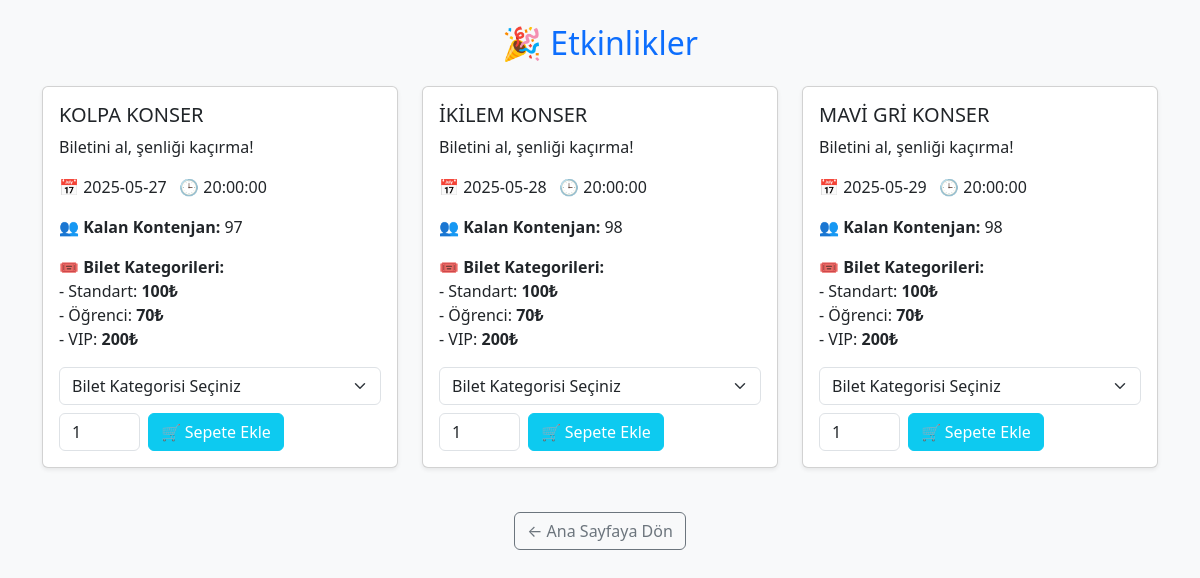
The page /etkinlikler.php (signed in) on the database its author committed.
### tables this page shows
CREATE TABLE `events` (
  `id` int(11) NOT NULL,
  `title` varchar(255) NOT NULL,
  `description` text DEFAULT NULL,
  `date` date NOT NULL,
  `time` time NOT NULL,
  `location` varchar(255) DEFAULT NULL,
  `category` varchar(100) DEFAULT NULL,
  `weather_info` varchar(255) DEFAULT NULL,
  `capacity` int(11) NOT NULL,
  `available_seats` int(11) NOT NULL,
  `ticket_category` varchar(50) DEFAULT NULL,
  `ticket_price` int(11) DEFAULT NULL,
  `created_by` int(11) DEFAULT NULL,
  `created_at` timestamp NOT NULL DEFAULT current_timestamp()
);

CREATE TABLE `tickets` (
  `id` int(11) NOT NULL,
  `event_id` int(11) DEFAULT NULL,
  `category` varchar(50) DEFAULT NULL,
  `price` int(11) DEFAULT NULL
);

### etkinlikler.php (the view, shortened to what this page needs)
<?php
include("baglanti.php");
$etkinlikler = mysqli_query($baglanti, "SELECT * FROM events ORDER BY date ASC");
?>
<!DOCTYPE html>
<html lang="tr">
<head>
    <link href="https://cdn.jsdelivr.net/npm/bootstrap@5.3.0/dist/css/bootstrap.min.css" rel="stylesheet">
    <link rel="stylesheet" href="https://cdn.jsdelivr.net/npm/bootstrap-icons@1.10.5/font/bootstrap-icons.css">
</head>
<body class="bg-light">
<div class="container py-4">
    <h2 class="mb-4 text-center text-primary">🎉 Etkinlikler</h2>
    <div class="row">
        <?php while ($etkinlik = mysqli_fetch_assoc($etkinlikler)): ?>
            <div class="col-md-6 col-lg-4">
                <div class="card shadow-sm">
                    <div class="card-body">
                        <h5 class="card-title"><?php echo htmlspecialchars($etkinlik["title"]); ?></h5>
                        <p class="card-text"><?php echo htmlspecialchars($etkinlik["description"]); ?></p>
                        <p>
                            <strong>📅</strong> <?php echo $etkinlik["date"]; ?> &nbsp;
                            <strong>🕒</strong> <?php echo $etkinlik["time"]; ?>
                        </p>
                        <p><strong>👥 Kalan Kontenjan:</strong> <?php echo $etkinlik["available_seats"]; ?></p>
                        <?php
                        $event_id = $etkinlik["id"];
                        $biletler = mysqli_query($baglanti, "SELECT * FROM tickets WHERE event_id = $event_id");
                        if (mysqli_num_rows($biletler) > 0): ?>
                            <div class="mb-2">
                                <strong>🎟️ Bilet Kategorileri:</strong>
                                <ul class="list-unstyled mb-0">
                                    <?php while ($bilet = mysqli_fetch_assoc($biletler)): ?>
                                        <li>- <?php echo $bilet["category"]; ?>: <strong><?php echo $bilet["price"]; ?>₺</strong></li>
                                    <?php endwhile; ?>
                                </ul>
                            </div>
                        <?php endif; ?>
                        <form action="sepete_ekle.php" method="post" class="mt-3">
                            <div class="mb-2">
                                <select name="kategori_fiyat" class="form-select" required>
                                    <option value="">Bilet Kategorisi Seçiniz</option>
                                </select>
                            </div>
                            <div class="d-flex">
                                <input type="number" name="adet" value="1" min="1" class="form-control w-25 me-2" required>
                                <button type="submit" class="btn btn-info text-white">🛒 Sepete Ekle</button>
                            </div>
                        </form>
                    </div>
                </div>
            </div>
        <?php endwhile; ?>
    </div>
    <div class="text-center mt-4">
        <a href="anasayfa.php" class="btn btn-outline-secondary">← Ana Sayfaya Dön</a>
    </div>
</div>
</body>
</html>

### etkinlikler.php (style rules this page uses)
.card { margin-bottom: 20px; }

### rows shown on the page
events: title "KOLPA KONSER", description "Biletini al, şenliği kaçırma!", date "2025-05-27", time "20:00:00", available_seats "97"
tickets: category "Standart", price "100"
tickets: category "Öğrenci", price "70"
tickets: category "VIP", price "200"
events: title "İKİLEM KONSER", description "Biletini al, şenliği kaçırma!", date "2025-05-28", time "20:00:00", available_seats "98"
tickets: category "Standart", price "100"
tickets: category "Öğrenci", price "70"
tickets: category "VIP", price "200"
events: title "MAVİ GRİ KONSER", description "Biletini al, şenliği kaçırma!", date "2025-05-29", time "20:00:00", available_seats "98"
tickets: category "Standart", price "100"
tickets: category "Öğrenci", price "70"
tickets: category "VIP", price "200"
